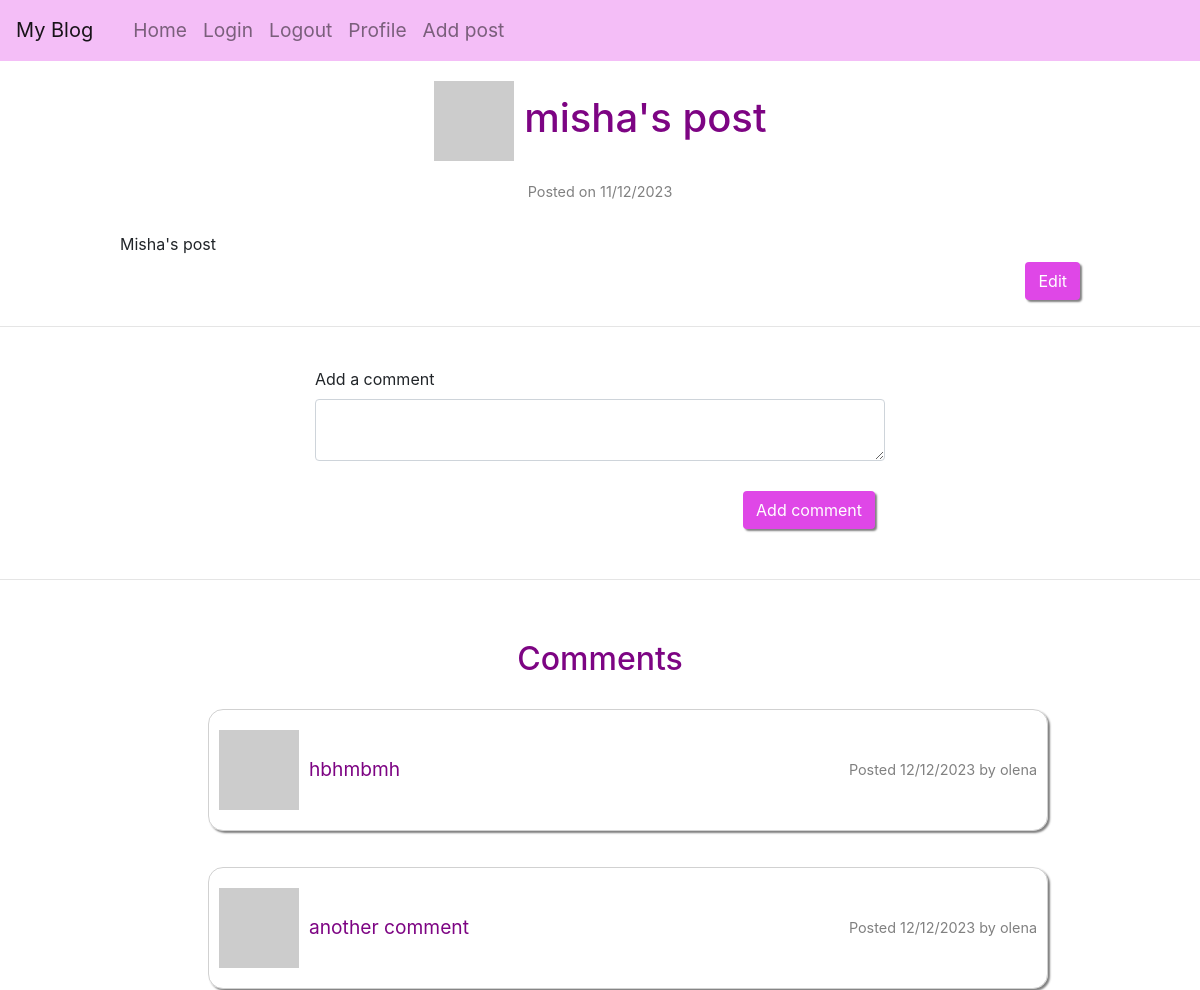
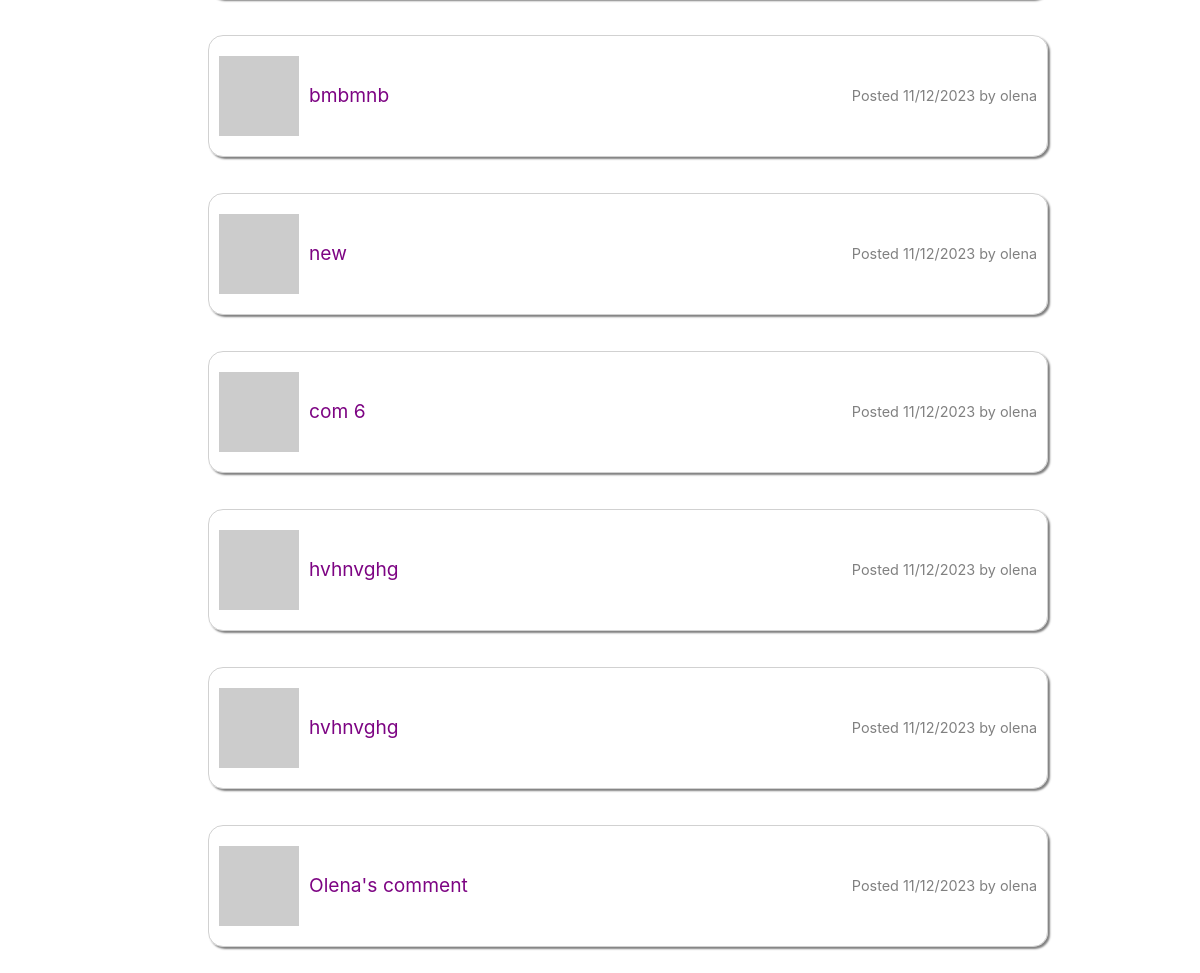
The app's page /post/2 (signed in) with its own data (2 pictures, top to bottom).
### app/models/models.py (models this page shows, shortened)
class User(UserMixin, db.Model):
    __tablename__ = "user"
    id = db.Column(db.Integer, primary_key=True)
    username = db.Column(String(64), unique=True, nullable=False)
    email = db.Column(db.String(120), unique=True, nullable=False)
    isAdmin = db.Column(db.Boolean, nullable=False)
    password_hash = db.Column(String(256))
    profile_image = db.Column(String(256))
    info = db.Column(String(256))
    posts = db.relationship('Post', back_populates='user', cascade='all, delete-orphan')
    comments = db.relationship('Comment', back_populates='user', cascade='all, delete-orphan')
    @login.user_loader
    def load_user(id):
        return db.session.get(User, int(id))
    def get_avatar(self, size):
        digest = md5(self.email.lower().encode('utf-8')).hexdigest()
        self.profile_image = f'https://www.gravatar.com/avatar/{digest}?d=identicon&s={size}'
        return self.profile_image

class Post(db.Model):
    __tablename__ = "post"
    id = db.Column(db.Integer, primary_key=True)
    body = db.Column(String(2500))
    timestamp = db.Column(DateTime, default=func.now())
    user_id = db.Column(db.Integer, db.ForeignKey('user.id'), nullable=False)
    user = db.relationship('User', back_populates='posts')
    comments = db.relationship('Comment', back_populates='post', cascade='all, delete-orphan')
    views = db.Column(db.Integer, server_default=str(0))
    def __repr__(self):
        return f'{self.body}'

class Comment(db.Model):
    __tablename__ = "comment"
    id = db.Column(db.Integer, primary_key=True)
    content = db.Column(String(1000))
    post_id = db.Column(db.Integer, db.ForeignKey('post.id'), nullable=False)
    user_id = db.Column(db.Integer, db.ForeignKey('user.id'), nullable=False)
    post = db.relationship('Post', back_populates='comments')
    user = db.relationship('User', back_populates='comments')
    timestamp = db.Column(DateTime, default=func.now())
    def __repr__(self):
        return f'{self.content}'

### app/routes/routes.py (the view, shortened to what this page needs)
@app.route('/post/<id>', methods=["GET", "POST"])
@login_required
def post(id):
    post = Post.query.filter_by(id=id).first_or_404()
    post_author = User.query.filter_by(id=post.user_id).first_or_404()
    if not post.views and post_author != current_user:
        post.views = 1
    elif post.views and post_author != current_user:
        post.views += 1
    db.session.commit()
    form = CommentForm()
    comments = Comment.query.filter_by(post_id=id).order_by(Comment.timestamp.desc()).all()
    return render_template('post.html',
                           post=post,
                           title='Add comment',
                           form=form, post_author=post_author, comments=comments)

### app/forms/comment_form.py
class CommentForm(FlaskForm):
    content = TextAreaField('Add a comment', validators=[DataRequired(), Length(min=0, max=1000)])
    submit = SubmitField('Add comment')

### app/templates/post.html (shortened to what this page needs)
{% extends "base.html" %}{% import "bootstrap/wtf.html" as wtf %} {% block
content %}
<h1 class="greeting">
    <img src="{{ post_author.get_avatar(40) }}" /> {{post_author.username}}'s
    post
</h1>
<p class="comments-date">Posted on {{post.timestamp.strftime('%d/%m/%Y')}}</p>
<div class="post-text">{{post}}
{% if post_author == current_user%}
<a
        class="btn btn-default edit-button"
        href="{{ url_for('update_post', id=post.id) }}"
        >Edit</a
    >
{% endif%}
</div>
<hr>
<div class="container-fluid">
    <div class="row">
        <div class="col-lg-6 col-md-8 col-sm-10 col-xs-10">
            {{ wtf.quick_form(form) }}
        </div>
    </div>
</div>
<hr>
{% if comments %}
<h2 class="greeting">Comments</h2>
{% for comment in comments %}
<div class="posts">
    <ul>
        <li class="post">
            <div class="avatar-comment">
                <img src="{{ comment.user.get_avatar(20) }}" />
                {{ comment }}
            </div>
            <p class="comments-date">
                Posted {{comment.timestamp.strftime('%d/%m/%Y')}} by {{
                comment.user.username }}
            </p>
        </li>
    </ul>
</div>
{% endfor %} {% endif %} {% endblock %}

### app/static/style.css (style rules this page uses)
* { margin: 0; box-sizing: border-box; }
html { scroll-behavior: smooth; }
a { cursor: pointer; text-decoration: none; color: rgb(223, 71, 231); }
button, .btn { cursor: pointer; }
input { cursor: text; }
.row { justify-content: center; }
.form-control { margin-bottom: 20px; }
.btn { float: right; background: rgb(223, 71, 231); color: white; box-shadow: 2px 2px 2px grey; }
ul { list-style-type: none; margin-left: 1rem; font-size: larger; }
.greeting { text-align: center; color: rgb(125, 4, 131); margin: 20px 0; }
.posts { display: flex; flex-direction: column; align-items: center; }
.post { margin: 10px; border: 1px solid rgba(128, 128, 128, 0.364); border-radius: 15px; padding: 20px 10px; box-shadow: 2px 2px 2px grey; width: 70vw; display: flex; flex-direction: row; justify-content: space-between; align-items: center; gap: 20px; }
.comments-date { display: flex; flex-direction: column; font-size: 0.9rem; align-items: center; color: grey; margin: 0; }
.avatar-comment { display: flex; gap: 10px; align-items: center; color: rgb(125, 4, 131); }
.post-text { text-align: justify; margin: 30px auto; width: 80%; }
input#submit.btn { margin: 10px; }
.edit-button { margin-top: 30px; }

### records on screen
User: username "misha"
Post: timestamp "11/12/2023", body "Misha's post"
Comment: content "hbhmbmh", timestamp "12/12/2023", user.username "olena"
Comment: content "another comment", timestamp "12/12/2023", user.username "olena"
Comment: content "bmbmnb", timestamp "11/12/2023", user.username "olena"
Comment: content "new", timestamp "11/12/2023", user.username "olena"
Comment: content "com 6", timestamp "11/12/2023", user.username "olena"
Comment: content "hvhnvghg", timestamp "11/12/2023", user.username "olena"
Comment: content "hvhnvghg", timestamp "11/12/2023", user.username "olena"
Comment: content "Olena's comment", timestamp "11/12/2023", user.username "olena"
